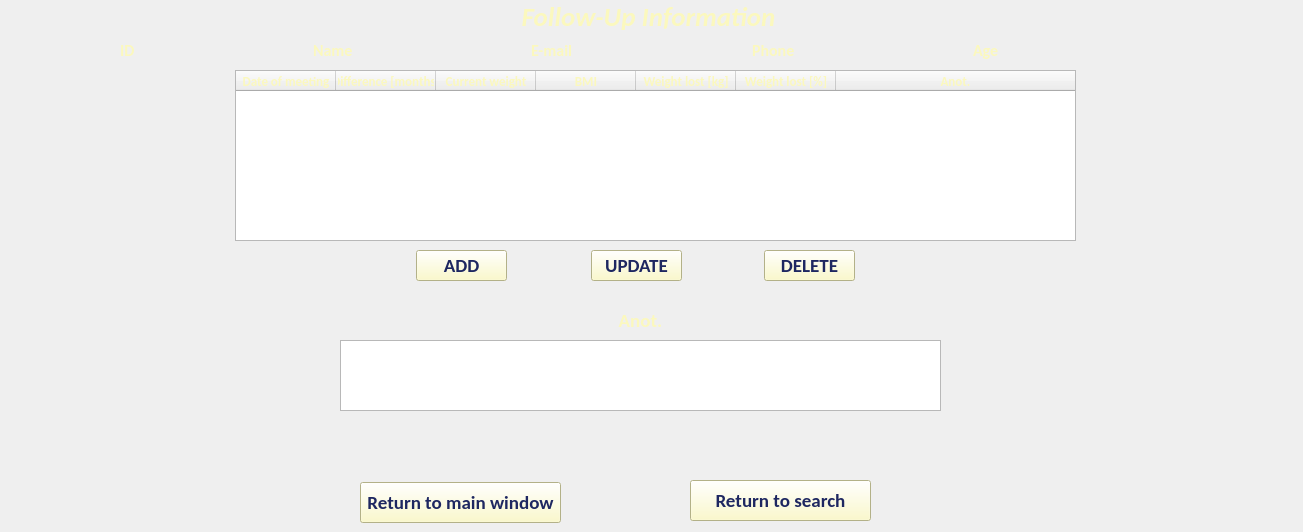
    <widget class="QWidget" name="tab_8">
     <attribute name="title">
      <string>Follow-up Info</string>
     </attribute>
     <widget class="QTableWidget" name="progress_table">
      <property name="geometry">
       <rect>
        <x>235</x>
        <y>70</y>
        <width>841</width>
        <height>171</height>
       </rect>
      </property>
      <property name="sizePolicy">
       <sizepolicy hsizetype="Expanding" vsizetype="Expanding">
        <horstretch>0</horstretch>
        <verstretch>0</verstretch>
       </sizepolicy>
      </property>
      <property name="font">
       <font>
        <family>Calibri</family>
        <pointsize>10</pointsize>
        <weight>50</weight>
        <italic>false</italic>
        <bold>false</bold>
       </font>
      </property>
      <property name="layoutDirection">
       <enum>Qt::LeftToRight</enum>
      </property>
      <property name="autoFillBackground">
       <bool>false</bool>
      </property>
      <property name="styleSheet">
       <string notr="true">color: rgb(251, 248, 190);</string>
      </property>
      <property name="frameShadow">
       <enum>QFrame::Sunken</enum>
      </property>
      <attribute name="horizontalHeaderCascadingSectionResizes">
       <bool>false</bool>
      </attribute>
      <attribute name="horizontalHeaderShowSortIndicator" stdset="0">
       <bool>false</bool>
      </attribute>
      <attribute name="horizontalHeaderStretchLastSection">
       <bool>true</bool>
      </attribute>
      <attribute name="verticalHeaderVisible">
       <bool>false</bool>
      </attribute>
      <attribute name="verticalHeaderCascadingSectionResizes">
       <bool>false</bool>
      </attribute>
      <attribute name="verticalHeaderMinimumSectionSize">
       <number>23</number>
      </attribute>
      <attribute name="verticalHeaderDefaultSectionSize">
       <number>30</number>
      </attribute>
      <attribute name="verticalHeaderHighlightSections">
       <bool>true</bool>
      </attribute>
      <attribute name="verticalHeaderShowSortIndicator" stdset="0">
       <bool>true</bool>
      </attribute>
      <column>
       <property name="text">
        <string>Date of meeting</string>
       </property>
       <property name="font">
        <font>
         <family>Calibri</family>
         <weight>75</weight>
         <bold>true</bold>
        </font>
       </property>
      </column>
      <column>
       <property name="text">
        <string>Difference [months]</string>
       </property>
       <property name="font">
        <font>
         <family>Calibri</family>
         <weight>75</weight>
         <bold>true</bold>
        </font>
       </property>
      </column>
      <column>
       <property name="text">
        <string>Current weight</string>
       </property>
       <property name="font">
        <font>
         <family>Calibri</family>
         <weight>75</weight>
         <bold>true</bold>
        </font>
       </property>
      </column>
      <column>
       <property name="text">
        <string>BMI</string>
       </property>
       <property name="font">
        <font>
         <family>Calibri</family>
         <weight>75</weight>
         <bold>true</bold>
        </font>
       </property>
      </column>
      <column>
       <property name="text">
        <string>Weight lost [kg]</string>
       </property>
       <property name="font">
        <font>
         <family>Calibri</family>
         <weight>75</weight>
         <bold>true</bold>
        </font>
       </property>
      </column>
      <column>
       <property name="text">
        <string>Weight lost [%]</string>
       </property>
       <property name="font">
        <font>
         <family>Calibri</family>
         <weight>75</weight>
         <bold>true</bold>
        </font>
       </property>
      </column>
      <column>
       <property name="text">
        <string>Anot.</string>
       </property>
       <property name="font">
        <font>
         <family>Calibri</family>
         <weight>75</weight>
         <bold>true</bold>
        </font>
       </property>
      </column>
     </widget>
     <widget class="QTextEdit" name="Anot_text">
      <property name="geometry">
       <rect>
        <x>340</x>
        <y>340</y>
        <width>601</width>
        <height>71</height>
       </rect>
      </property>
      <property name="font">
       <font>
        <family>Calibri</family>
        <pointsize>14</pointsize>
        <weight>50</weight>
        <italic>false</italic>
        <bold>false</bold>
       </font>
      </property>
     </widget>
     <widget class="QPushButton" name="main_button_T2">
      <property name="geometry">
       <rect>
        <x>360</x>
        <y>482</y>
        <width>201</width>
        <height>41</height>
       </rect>
      </property>
      <property name="font">
       <font>
        <family>Calibri</family>
        <pointsize>14</pointsize>
        <weight>75</weight>
        <italic>false</italic>
        <bold>true</bold>
       </font>
      </property>
      <property name="styleSheet">
       <string notr="true">QPushButton{
	background-color: #FBF8BE;

   color:#1E2761;
}</string>
      </property>
      <property name="text">
       <string>Return to main window</string>
      </property>
     </widget>
     <widget class="QPushButton" name="search_button_T2">
      <property name="geometry">
       <rect>
        <x>690</x>
        <y>480</y>
        <width>181</width>
        <height>41</height>
       </rect>
      </property>
      <property name="font">
       <font>
        <family>Calibri</family>
        <pointsize>14</pointsize>
        <weight>75</weight>
        <italic>false</italic>
        <bold>true</bold>
       </font>
      </property>
      <property name="styleSheet">
       <string notr="true">QPushButton{
	background-color: #FBF8BE;

   color:#1E2761;
}</string>
      </property>
      <property name="text">
       <string>Return to search</string>
      </property>
     </widget>
     <widget class="QLabel" name="label_3">
      <property name="geometry">
       <rect>
        <x>340</x>
        <y>305</y>
        <width>601</width>
        <height>31</height>
       </rect>
      </property>
      <property name="font">
       <font>
        <family>Calibri</family>
        <pointsize>14</pointsize>
        <weight>75</weight>
        <italic>false</italic>
        <bold>true</bold>
       </font>
      </property>
      <property name="text">
       <string>&lt;html&gt;&lt;head/&gt;&lt;body&gt;&lt;p&gt;&lt;span style=&quot; color:#fbf8be;&quot;&gt;Anot.&lt;/span&gt;&lt;/p&gt;&lt;/body&gt;&lt;/html&gt;</string>
      </property>
      <property name="alignment">
       <set>Qt::AlignCenter</set>
      </property>
     </widget>
     <widget class="QLabel" name="label">
      <property name="geometry">
       <rect>
        <x>3</x>
        <y>0</y>
        <width>1291</width>
        <height>31</height>
       </rect>
      </property>
      <property name="font">
       <font>
        <family>Calibri</family>
        <pointsize>20</pointsize>
        <weight>75</weight>
        <italic>true</italic>
        <bold>true</bold>
       </font>
      </property>
      <property name="text">
       <string>&lt;html&gt;&lt;head/&gt;&lt;body&gt;&lt;p&gt;&lt;span style=&quot; color:#fbf8be;&quot;&gt;Follow-Up Information&lt;/span&gt;&lt;/p&gt;&lt;/body&gt;&lt;/html&gt;</string>
      </property>
      <property name="alignment">
       <set>Qt::AlignCenter</set>
      </property>
     </widget>
     <widget class="QPushButton" name="Add_Button_T2">
      <property name="geometry">
       <rect>
        <x>416</x>
        <y>250</y>
        <width>91</width>
        <height>31</height>
       </rect>
      </property>
      <property name="font">
       <font>
        <family>Calibri</family>
        <pointsize>14</pointsize>
        <weight>75</weight>
        <italic>false</italic>
        <bold>true</bold>
       </font>
      </property>
      <property name="styleSheet">
       <string notr="true">QPushButton{
	background-color: #FBF8BE;

   color:#1E2761;
}</string>
      </property>
      <property name="text">
       <string>ADD</string>
      </property>
     </widget>
     <widget class="QPushButton" name="Update_button_T2">
      <property name="geometry">
       <rect>
        <x>591</x>
        <y>250</y>
        <width>91</width>
        <height>31</height>
       </rect>
      </property>
      <property name="font">
       <font>
        <family>Calibri</family>
        <pointsize>14</pointsize>
        <weight>75</weight>
        <italic>false</italic>
        <bold>true</bold>
       </font>
      </property>
      <property name="styleSheet">
       <string notr="true">QPushButton{
	background-color: #FBF8BE;

   color:#1E2761;
}</string>
      </property>
      <property name="text">
       <string>UPDATE</string>
      </property>
     </widget>
     <widget class="QPushButton" name="Delete_button_T2">
      <property name="geometry">
       <rect>
        <x>764</x>
        <y>250</y>
        <width>91</width>
        <height>31</height>
       </rect>
      </property>
      <property name="font">
       <font>
        <family>Calibri</family>
        <pointsize>14</pointsize>
        <weight>75</weight>
        <italic>false</italic>
        <bold>true</bold>
       </font>
      </property>
      <property name="styleSheet">
       <string notr="true">QPushButton{
	background-color: #FBF8BE;

   color:#1E2761;
}</string>
      </property>
      <property name="text">
       <string>DELETE</string>
      </property>
     </widget>
     <widget class="QWidget" name="layoutWidget">
      <property name="geometry">
       <rect>
        <x>120</x>
        <y>40</y>
        <width>1051</width>
        <height>22</height>
       </rect>
      </property>
      <layout class="QHBoxLayout" name="Personal_layout2" stretch="0,0,0,0,0,0,0,0,0,0">
       <property name="sizeConstraint">
        <enum>QLayout::SetDefaultConstraint</enum>
       </property>
       <property name="leftMargin">
        <number>0</number>
       </property>
       <item>
        <widget class="QLabel" name="L_id_T2">
         <property name="sizePolicy">
          <sizepolicy hsizetype="Fixed" vsizetype="Fixed">
           <horstretch>0</horstretch>
           <verstretch>0</verstretch>
          </sizepolicy>
         </property>
         <property name="font">
          <font>
           <family>Calibri</family>
           <pointsize>12</pointsize>
           <weight>75</weight>
           <italic>false</italic>
           <bold>true</bold>
          </font>
         </property>
         <property name="text">
          <string>&lt;html&gt;&lt;head/&gt;&lt;body&gt;&lt;p&gt;&lt;span style=&quot; color:#fbf8be;&quot;&gt;ID&lt;/span&gt;&lt;/p&gt;&lt;/body&gt;&lt;/html&gt;</string>
         </property>
        </widget>
       </item>
       <item>
        <widget class="QLabel" name="Id_label_edit_T2">
         <property name="font">
          <font>
           <family>Calibri</family>
           <pointsize>12</pointsize>
           <weight>50</weight>
           <italic>false</italic>
           <bold>false</bold>
          </font>
         </property>
         <property name="text">
          <string/>
         </property>
        </widget>
       </item>
       <item>
        <widget class="QLabel" name="label_2">
         <property name="sizePolicy">
          <sizepolicy hsizetype="Fixed" vsizetype="Fixed">
           <horstretch>0</horstretch>
           <verstretch>0</verstretch>
          </sizepolicy>
         </property>
         <property name="font">
          <font>
           <family>Calibri</family>
           <pointsize>12</pointsize>
           <weight>75</weight>
           <italic>false</italic>
           <bold>true</bold>
          </font>
         </property>
         <property name="text">
          <string>&lt;html&gt;&lt;head/&gt;&lt;body&gt;&lt;p&gt;&lt;span style=&quot; color:#fbf8be;&quot;&gt;Name&lt;/span&gt;&lt;/p&gt;&lt;/body&gt;&lt;/html&gt;</string>
         </property>
        </widget>
       </item>
       <item>
        <widget class="QLabel" name="name_label_edit_T2">
         <property name="font">
          <font>
           <family>Calibri</family>
           <pointsize>12</pointsize>
           <weight>50</weight>
           <italic>false</italic>
           <bold>false</bold>
          </font>
         </property>
         <property name="text">
          <string/>
         </property>
        </widget>
       </item>
       <item>
        <widget class="QLabel" name="L_email_T2">
         <property name="sizePolicy">
          <sizepolicy hsizetype="Fixed" vsizetype="Fixed">
           <horstretch>0</horstretch>
           <verstretch>0</verstretch>
          </sizepolicy>
         </property>
         <property name="font">
          <font>
           <family>Calibri</family>
           <pointsize>12</pointsize>
           <weight>75</weight>
           <italic>false</italic>
           <bold>true</bold>
          </font>
         </property>
         <property name="text">
          <string>&lt;html&gt;&lt;head/&gt;&lt;body&gt;&lt;p&gt;&lt;span style=&quot; color:#fbf8be;&quot;&gt;E-mail&lt;/span&gt;&lt;/p&gt;&lt;/body&gt;&lt;/html&gt;</string>
         </property>
        </widget>
       </item>
       <item>
        <widget class="QLabel" name="email_label_edit_T2">
         <property name="font">
          <font>
           <family>Calibri</family>
           <pointsize>12</pointsize>
           <weight>50</weight>
           <italic>false</italic>
           <bold>false</bold>
          </font>
         </property>
         <property name="text">
          <string/>
         </property>
        </widget>
       </item>
       <item>
        <widget class="QLabel" name="L_phone_T2">
         <property name="sizePolicy">
          <sizepolicy hsizetype="Fixed" vsizetype="Fixed">
           <horstretch>0</horstretch>
           <verstretch>0</verstretch>
          </sizepolicy>
         </property>
         <property name="font">
          <font>
           <family>Calibri</family>
           <pointsize>12</pointsize>
           <weight>75</weight>
           <italic>false</italic>
           <bold>true</bold>
          </font>
         </property>
         <property name="text">
          <string>&lt;html&gt;&lt;head/&gt;&lt;body&gt;&lt;p&gt;&lt;span style=&quot; color:#fbf8be;&quot;&gt;Phone&lt;/span&gt;&lt;/p&gt;&lt;/body&gt;&lt;/html&gt;</string>
         </property>
        </widget>
       </item>
       <item>
        <widget class="QLabel" name="phone_label_edit_T2">
         <property name="font">
          <font>
           <family>Calibri</family>
           <pointsize>12</pointsize>
           <weight>50</weight>
           <italic>false</italic>
           <bold>false</bold>
          </font>
         </property>
         <property name="text">
          <string/>
         </property>
        </widget>
       </item>
       <item>
        <widget class="QLabel" name="L_Age_T2">
         <property name="sizePolicy">
          <sizepolicy hsizetype="Fixed" vsizetype="Fixed">
           <horstretch>0</horstretch>
           <verstretch>0</verstretch>
          </sizepolicy>
         </property>
         <property name="font">
          <font>
           <family>Calibri</family>
           <pointsize>12</pointsize>
           <weight>75</weight>
           <italic>false</italic>
           <bold>true</bold>
          </font>
         </property>
         <property name="text">
          <string>&lt;html&gt;&lt;head/&gt;&lt;body&gt;&lt;p&gt;&lt;span style=&quot; color:#fbf8be;&quot;&gt;Age&lt;/span&gt;&lt;/p&gt;&lt;/body&gt;&lt;/html&gt;</string>
         </property>
        </widget>
       </item>
       <item>
        <widget class="QLabel" name="age_label_edit_T2">
         <property name="font">
          <font>
           <family>Calibri</family>
           <pointsize>12</pointsize>
           <weight>50</weight>
           <italic>false</italic>
           <bold>false</bold>
          </font>
         </property>
         <property name="text">
          <string/>
         </property>
        </widget>
       </item>
      </layout>
     </widget>
    </widget>
